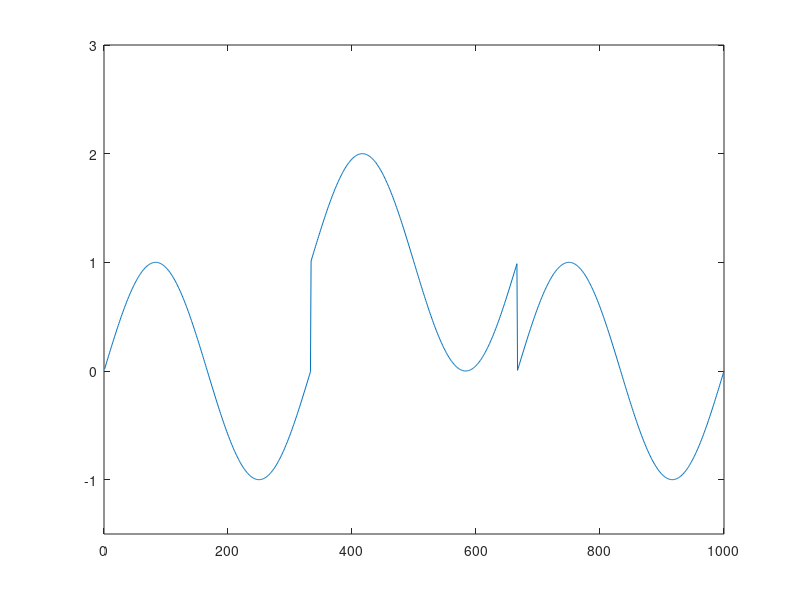
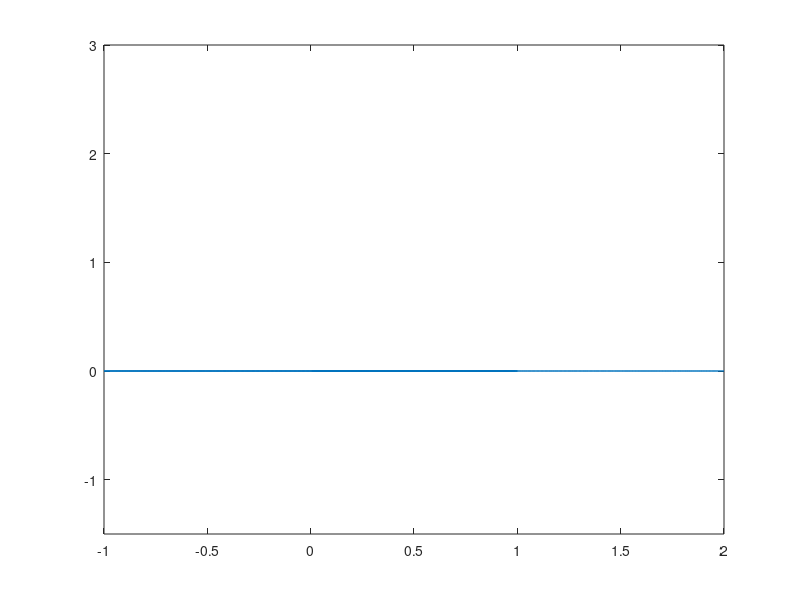

MATLAB code for these plots, in order:
% Show that x(t) + y(t) == X(f) + Y(f) 
% Where x and y are time domain functions and
% X and Y are their Fourier pairs (frequency functions)

srate = 1000; %1000 samples per second
seconds = 1;
timevec = 1:(seconds * srate); % ms
frequency = 3; % hz
simpleSine = sin(2*pi*frequency * (timevec/srate));
simpleSquare = [ zeros(1,333) ones(1,333), zeros(1,334)];
figure(1), clf;
%plot(timevec,simpleSine,timevec,simpleSquare,timevec,simpleSine + simpleSquare);
plot(simpleSine + simpleSquare);
ylim([-1.5 3]);

% calculate the FFT of each, add the FFTs then take the iFFT and plot that,
% should be identical to the time domain summing of the signals
simpleSineX = fft(simpleSine);
simpleSquareX = fft(simpleSquare);

simpleSummed = ifft(simpleSineX + simpleSquareX);
figure(2),clf;
plot(simpleSummed);
ylim([-1.5 3]);

